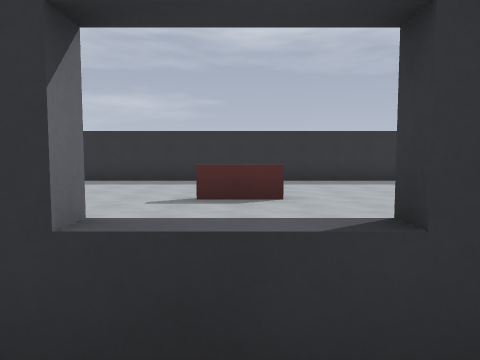
[1] (above)

24 first-person views from a walk through a 3-D level made in the Godot game engine. The camera is 1.5 m above the floor, tilts 4° down and sees 70° across. The floor is counted in squares, 2 m on a side. Each view is taken from the middle of a square. On the plan, view 1 faces up. The plan holds only what a view shows up to about 11 squares ahead; the rest is blank. The place goes on beyond the plan.

[2]
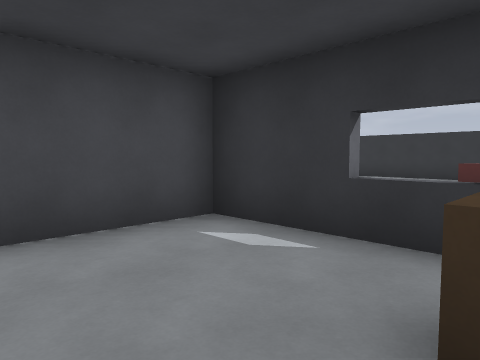

[3]
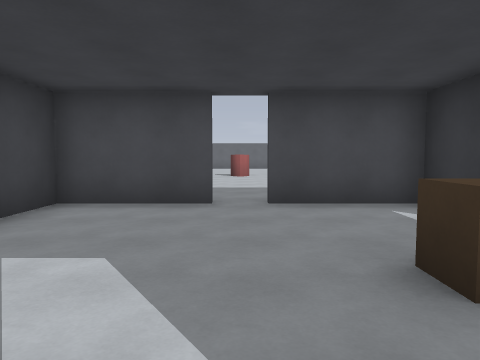

[4]
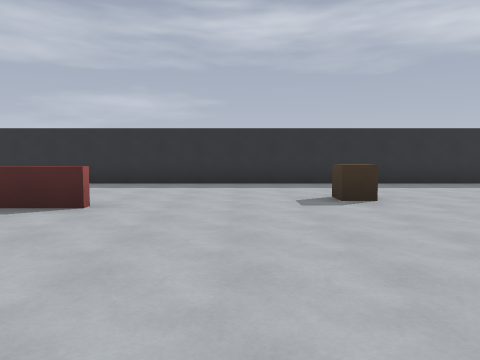

[5]
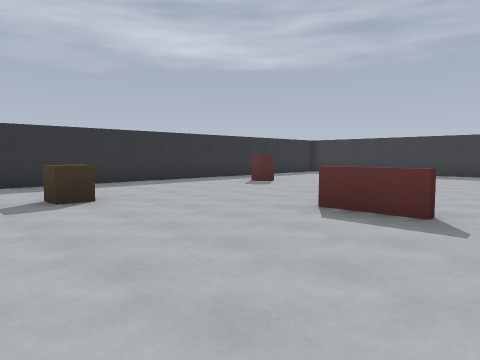

[6]
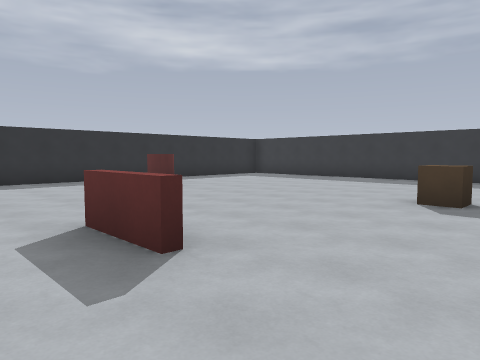

[7]
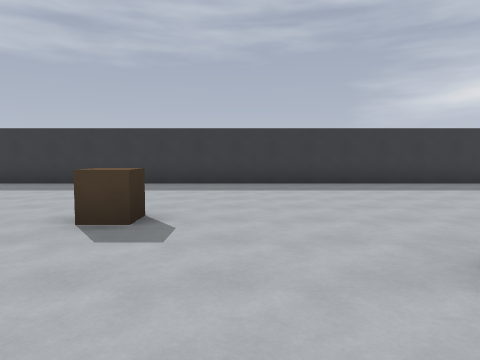

[8]
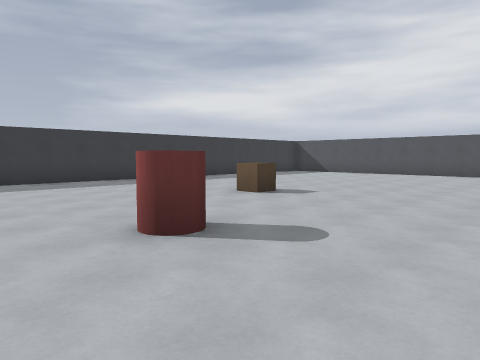

[9]
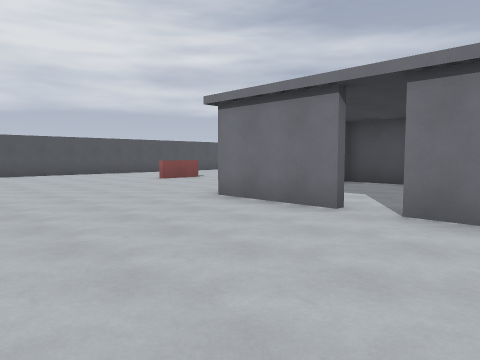

[10]
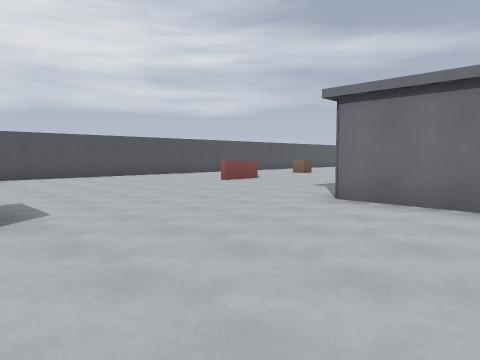

[11]
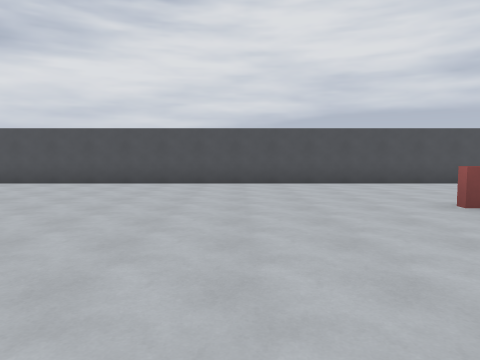

[12]
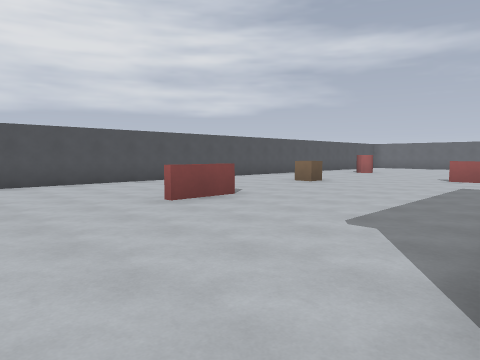

[13]
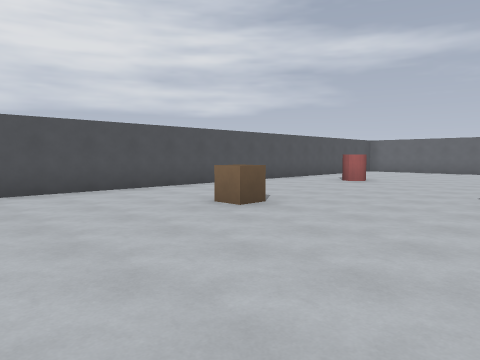

[14]
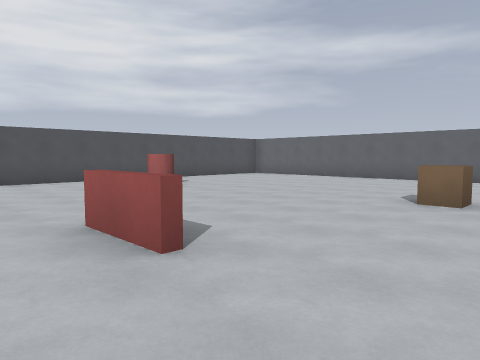

[15]
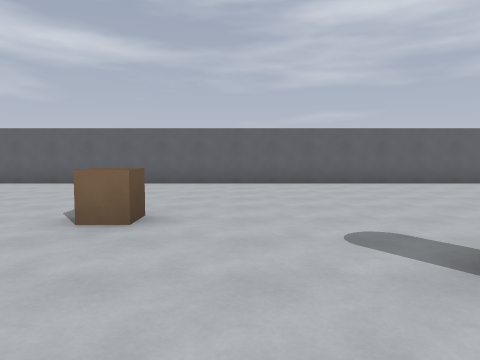

[16]
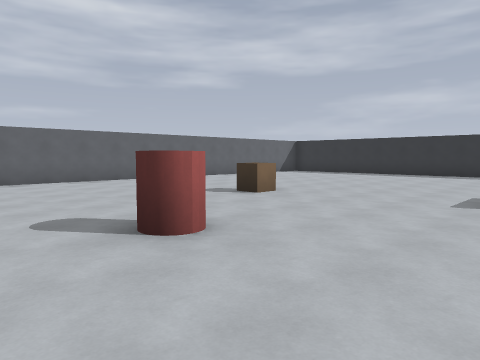

[17]
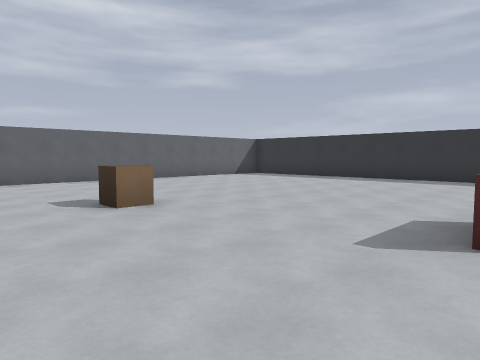

[18]
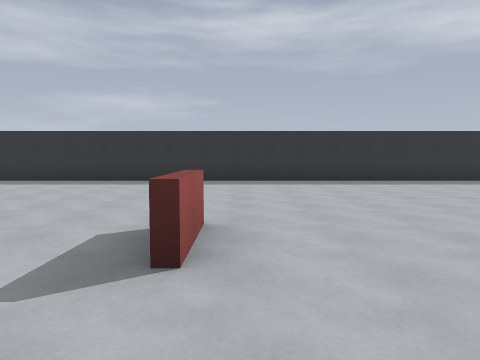

[19]
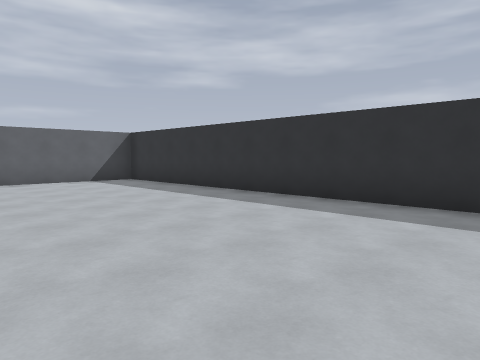

[20]
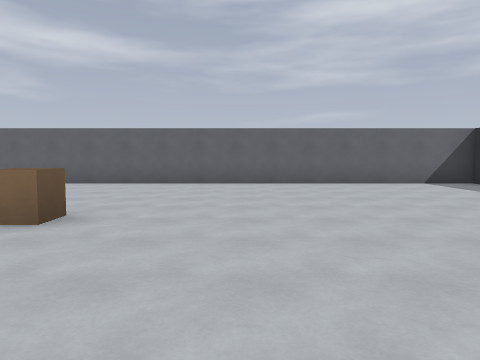

[21]
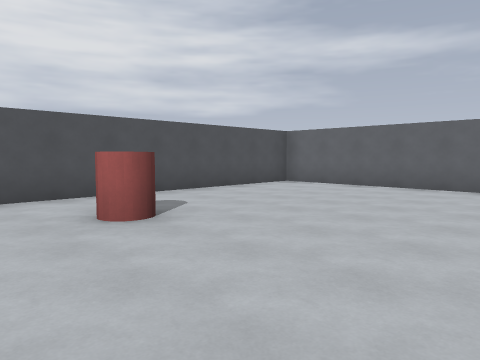

[22]
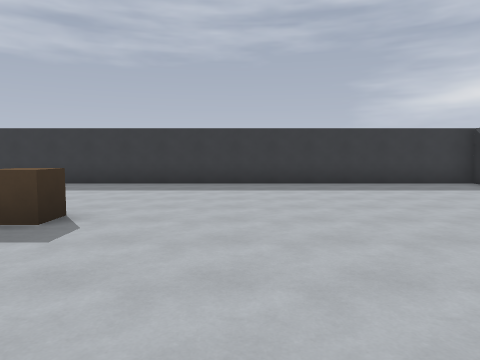

[23]
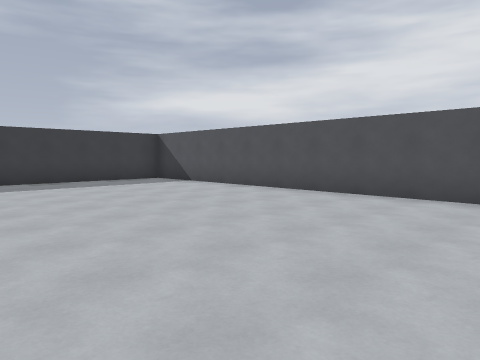

[24]
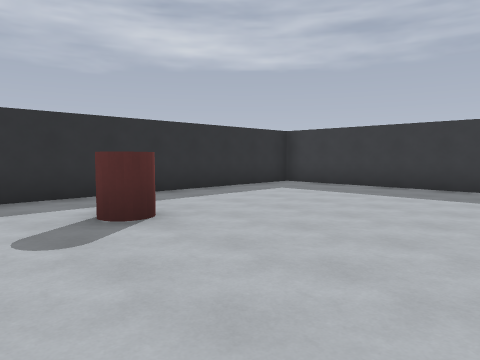

### Floor plan
Points are (right, up) in squares from view 1. A wall is a line through its corners. A room is listed if a view was taken in it or the views show most of it. See-through windows are left out.
Room 1 (views 1, 2)
walls: (-2.4, -2.4) (-2.4, -4.9) (-1, -4.9); (1.4, -0.8) (0.6, -0.8); (0.8, 0.9) (-2.4, 0.9) (-2.4, -1.6)
ways out: opening at (-3, -2) to room 2; opening at (2, -2) to room 2
Room 2 (views 3, 4, 5, 6, 7, 8, 9, 10, 11, 12, 13, 14, 15, 16, 17, 18, 19, 20, 21, 22, 23, 24)
walls: (2.6, -2.4) (2.6, -5.1); (2.6, -0.8) (2.6, -1.6); (0.9, 5.9) (-0.8, 5.9); (-0.8, -9.9) (0.8, -9.9); (5.4, 6.7) (4.7, 6.7) (4.7, 7.4); (12.4, 1.2) (11.7, 1.2) (11.7, 1.9); (12.4, -5.8) (11.7, -5.8) (11.7, -5.2) (12.4, -5.2); (-5.4, -10.7) (-4.7, -10.7) (-4.7, -11.4); (-12.4, -5.2) (-11.7, -5.2) (-11.7, -5.9); (-12.4, 1.8) (-11.7, 1.8) (-11.7, 1.2) (-12.4, 1.2); (17.4, -14.4) (17.4, 10.4) (-17.4, 10.4) (-17.4, -14.4) (17.4, -14.4)
ways out: opening at (-3, -2) to room 1; opening at (2, -2) to room 1

Where each view was taken, in squares from view 1:
view 1: 0 up, 0 right, facing up
view 2: 2 down, 1 right, facing up-left
view 3: 2 down, 3 right, facing left
view 4: 1 up, 3 right, facing up
view 5: 1 up, 3 right, facing up-right
view 6: 0 up, 6 right, facing up-right
view 7: 0 up, 8 right, facing right
view 8: 0 up, 7 right, facing down-right
view 9: 0 up, 7 right, facing down-left
view 10: 2 down, 8 right, facing down-left
view 11: 5 down, 4 right, facing down
view 12: 5 down, 4 right, facing down-left
view 13: 7 down, 1 left, facing down-left
view 14: 4 down, 6 left, facing down-left
view 15: 4 down, 8 left, facing left
view 16: 4 down, 7 left, facing up-left
view 17: 1 down, 7 left, facing up-left
view 18: 0 up, 7 left, facing up
view 19: 5 up, 7 left, facing up-left
view 20: 4 up, 8 left, facing left
view 21: 8 down, 9 left, facing down-left
view 22: 8 down, 8 right, facing right
view 23: 8 down, 7 right, facing down-right
view 24: 4 up, 9 right, facing up-right
